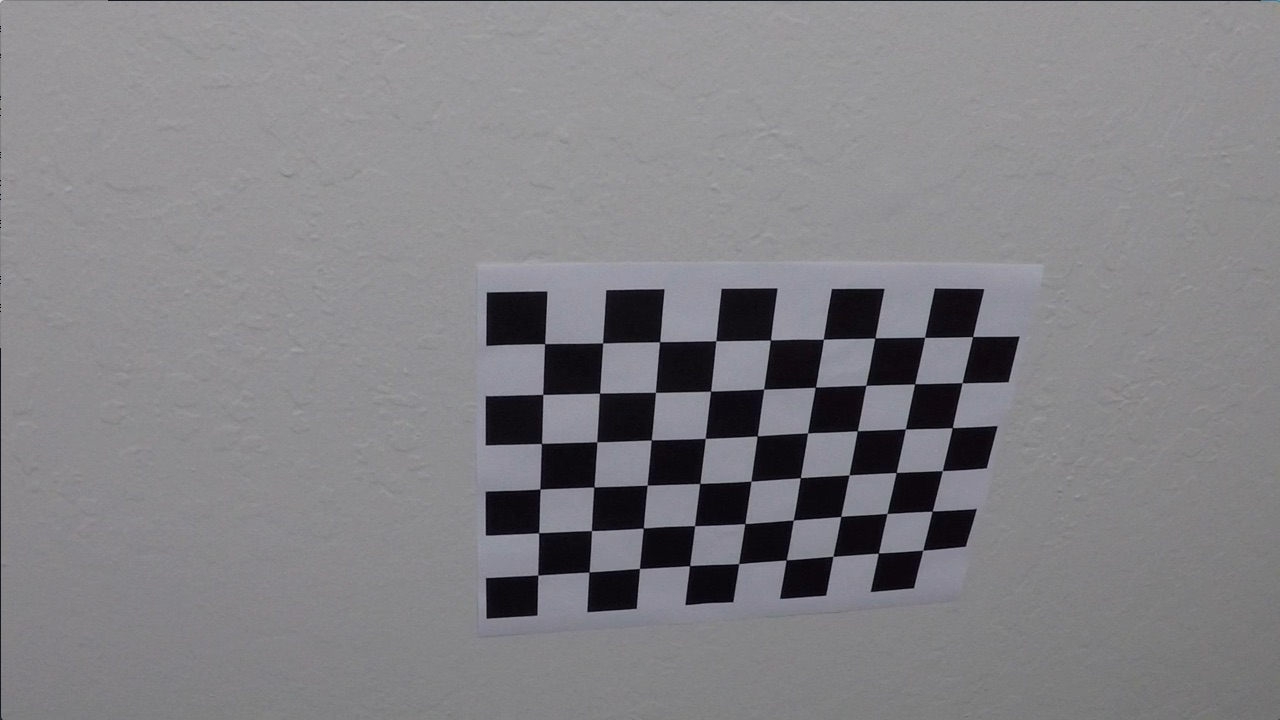
#> input picture camera_cal/calibration10.jpg, 1280 x 720 px; its folder holds 5 pictures in this run
$ python calibrate_camera.py
#> lines starting #> are read from the running program, lines starting #| are printed output that depends on the picture
""" Calibrate Camera

This just needs to be run once, and it will save the camera calibration matrix and distortion
coefficients in a Pickle - ./camera_pickle.p

It tests using one of the calibration files and saves the results in two test files:

1. output_images/test_undist.jpg is an undistorted version from the original matrix, testing if the
   camera was calibrated correctly

2. After reloading the Pickle, output_images/test_reload_undist.jpg is created.  It should match #1.
   This is testing to make sure that the Pickle was pickled correctly.  Nothing worse than a faulty
   pickle.
"""
import numpy as np
import cv2
import glob
import matplotlib.pyplot as plt
import pickle

def collect_points(images, nx, ny, show=True):
    """ Collect object and image points

    Args:
        images (list strings): A list of paths to image files
        nx (int): Number of corners in the X direction
        ny (int): Number of corners in the Y direction
        show (bool, optional): Whether or not to display the images during processing. Defaults to true.

    Returns:
        objpoints, imgpoints (list floats, list floats): object (3D) and image(2D) point lists
    """
#> called with nx = 9, ny = 6, show = False
    # termination criteria
    criteria = (cv2.TERM_CRITERIA_EPS + cv2.TERM_CRITERIA_MAX_ITER, 30, 0.001)

    # prepare object points, like (0,0,0), (1,0,0), (2,0,0) ....,(6,5,0)
    objp = np.zeros((6*9,3), np.float32)
    objp[:,:2] = np.mgrid[0:9, 0:6].T.reshape(-1,2)

    # Arrays to store object points and image points from all the images.
    objpoints = [] # 3d points in real world space
    imgpoints = [] # 2d points in image plane.

    # Step through the list and search for chessboard corners
    for idx, fname in enumerate(images):
        img = cv2.imread(fname)
#> img is the input picture: shape (720, 1280, 3); mean B, G, R 133.1, 129.4, 130.2
        gray = cv2.cvtColor(img, cv2.COLOR_BGR2GRAY)

        # Find the chessboard corners
        ret, corners = cv2.findChessboardCorners(gray, (nx,ny), None)
#> ret = True; corners = 54 rows, first 8: [545.3, 343.1], [602.7, 342.8], [660.1, 341.3], [715.8, 340.7], [770.6, 340], [823.5, 339.2], [874.3, 338.5], [925.1, 337.4]

        # If found, add object points, image points
        if ret == True:
            cv2.cornerSubPix(gray, corners, (11,11), (-1,-1), criteria)

            objpoints.append(objp)
            imgpoints.append(corners)

            if show:
                # Draw and display the corners
                cv2.drawChessboardCorners(img, (nx,ny), corners, ret)
                cv2.imshow('Corners for {}'.format(fname), img)
                cv2.waitKey(500)

    if show:
        cv2.destroyAllWindows()
    return objpoints, imgpoints

# Make a list of calibration images
images = glob.glob('camera_cal/calibration*.jpg')

# Collect object and image points
nx, ny = 9, 6
objpoints, imgpoints = collect_points(images, nx, ny, show=False)

# Get raw image for testing
test_img_fname = 'camera_cal/calibration3.jpg'
img = cv2.imread(test_img_fname)
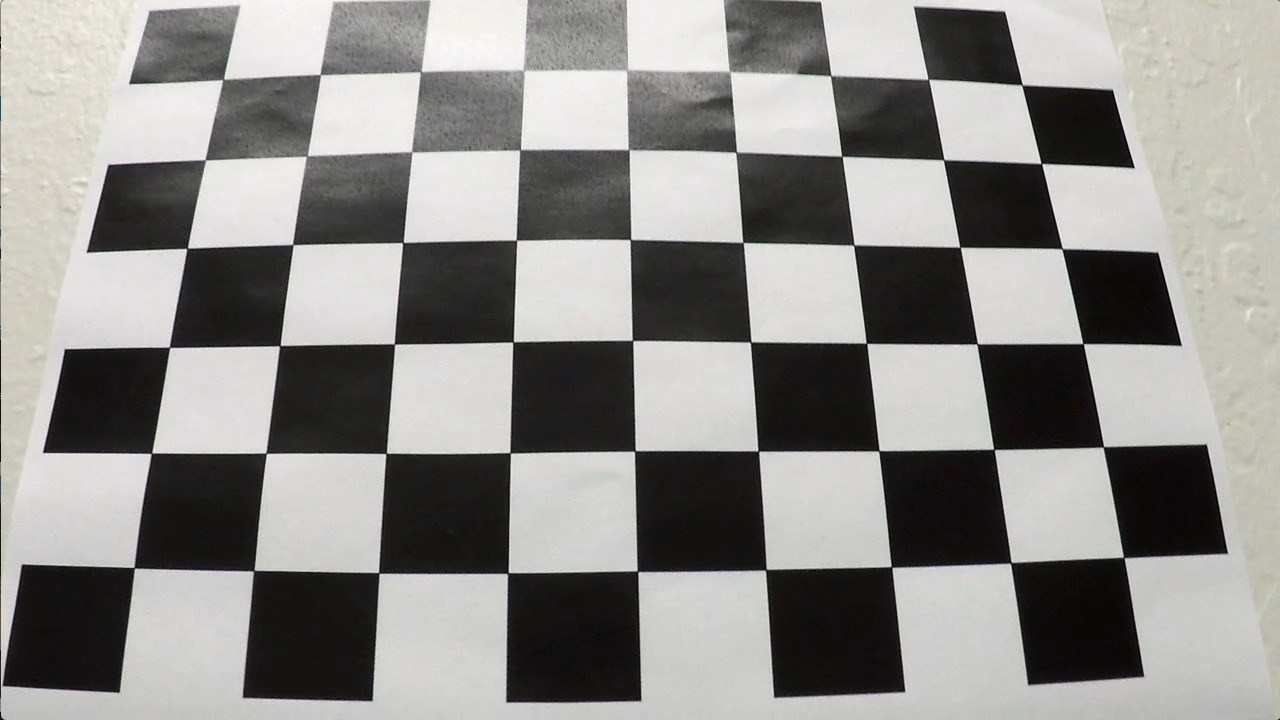
#> input picture camera_cal/calibration3.jpg, 1280 x 720 px
#> img is the input picture: shape (720, 1280, 3); mean B, G, R 138.1, 141, 141.8
img_size = (img.shape[1], img.shape[0])
#> img_size = (1280, 720)

# Do camera calibration given object points and image points
ret, mtx, dist, rvecs, tvecs = cv2.calibrateCamera(objpoints, imgpoints, img_size, None, None)

# Test the calibration
dst = cv2.undistort(img, mtx, dist, None, mtx)
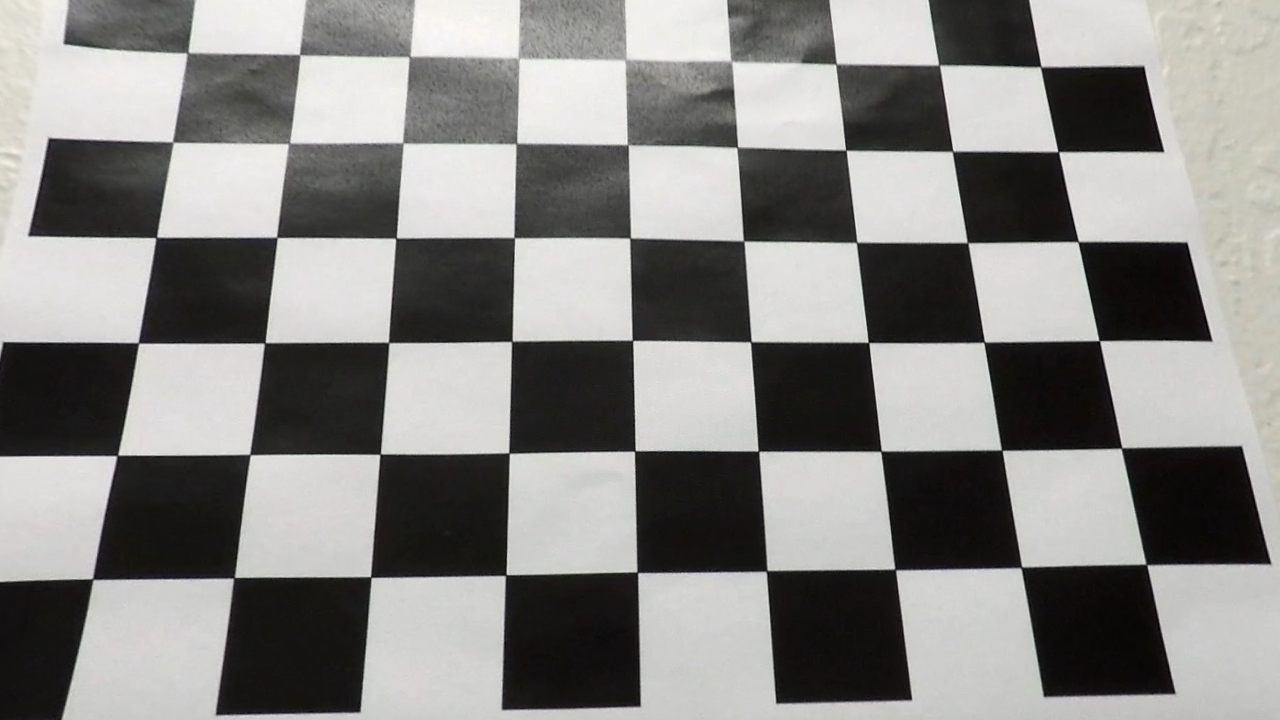
#> dst: shape (720, 1280, 3); mean B, G, R 132.3, 134.5, 135.3
cv2.imwrite('output_images/test_undist.jpg', dst)

# Save the camera calibration result for later use (we won't worry about rvecs / tvecs)
dist_pickle = {}
dist_pickle["mtx"] = mtx
dist_pickle["dist"] = dist
pickle_file = "camera_pickle.p"
pickle.dump(dist_pickle, open(pickle_file , "wb"))

# Reload the pickle to confirm that it saved correctly
dist_unpickled = pickle.load(open(pickle_file, "rb"))
mtx_reload = dist_unpickled["mtx"]
dist_reload = dist_unpickled["dist"]

# Test the reloaded pickle
img_test = cv2.imread(test_img_fname)
dst_test = cv2.undistort(img_test, mtx_reload, dist_reload, None, mtx_reload)
cv2.imwrite('output_images/test_reload_undist.jpg', dst_test)
